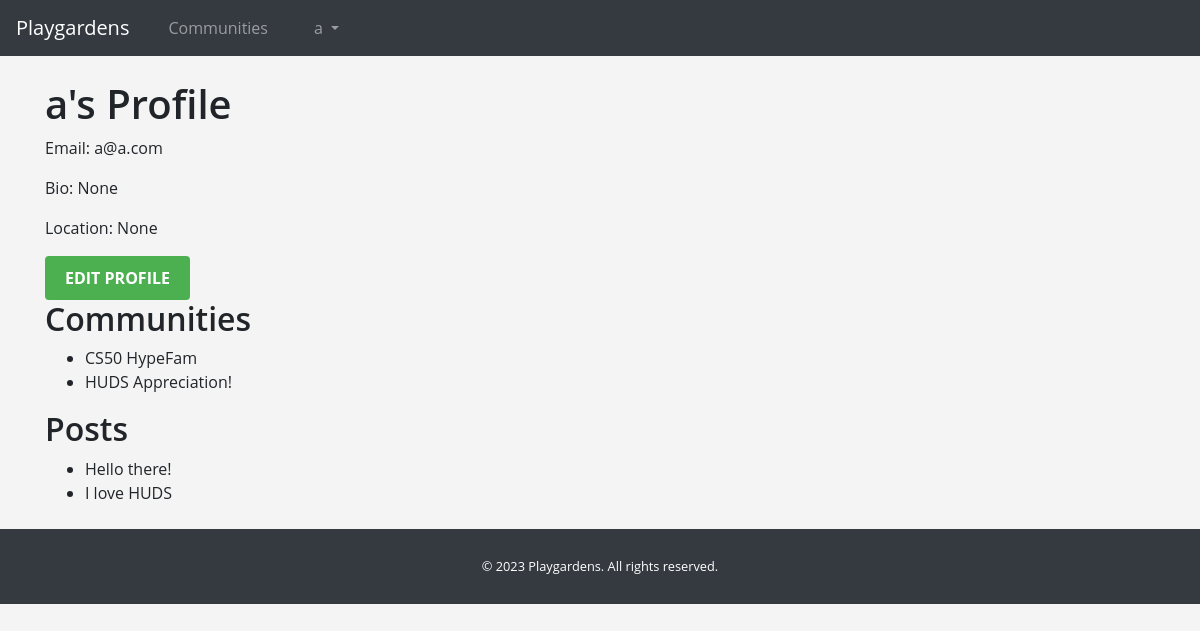
The app's page /profile (signed in) with its own data.
### models.py (models this page shows, shortened)
class User(db.Model):
    id = db.Column(db.Integer, primary_key=True)
    username = db.Column(db.String(80), unique=True, nullable=False)
    email = db.Column(db.String(120), unique=True, nullable=False)
    password_hash = db.Column(db.String(128))
    bio = db.Column(db.Text(), nullable=True)
    location = db.Column(db.String(100), nullable=True)

class Community(db.Model):
    id = db.Column(db.Integer, primary_key=True)
    name = db.Column(db.String(100), nullable=False, unique=True)
    description = db.Column(db.Text, nullable=False)
    posts = db.relationship('Post', backref='community', lazy=True)
    members = db.relationship('User', secondary=membership_table, backref='communities')

class Post(db.Model):
    id = db.Column(db.Integer, primary_key=True)
    title = db.Column(db.String(100), nullable=False)
    content = db.Column(db.Text, nullable=False)
    community_id = db.Column(db.Integer, db.ForeignKey('community.id'), nullable=False)
    author_id = db.Column(db.Integer, db.ForeignKey('user.id'), nullable=False)
    author = db.relationship('User', backref='posts')

### app.py (the view)
@app.route('/profile', methods=["GET"])
def profile():
    if 'user_id' not in session:
        flash('You must be logged in to view this page.', 'danger')
        return redirect(url_for('login'))
    user = User.query.get_or_404(session['user_id'])
    user_communities = Community.query.filter(Community.members.any(id=user.id)).all()
    user_posts = Post.query.filter_by(author_id=user.id).all()
    return render_template('profile.html', user=user, communities=user_communities, posts=user_posts)

### app.py (called while the page is built)
@app.before_request
def load_user():
    user_id = session.get('user_id')
    if user_id is not None:
        g.user = User.query.get(user_id)
    else:
        g.user = None

### templates/profile.html
{% extends "base.html" %}
{% block content %}
<div class="profile-container">
    <h1>{{ user.username }}'s Profile</h1>
    <p>Email: {{ user.email }}</p>
    <p>Bio: {{ user.bio }}</p>
    <p>Location: {{ user.location }}</p>
    <a href="{{ url_for('edit_profile') }}" class="btn btn-primary">Edit Profile</a>
    <h2>Communities</h2>
    <ul>
        {% for community in communities %}
            <li>{{ community.name }}</li>
        {% endfor %}
    </ul>
    <h2>Posts</h2>
    <ul>
        {% for post in posts %}
            <li>{{ post.title }}</li>
        {% endfor %}
    </ul>
</div>
{% endblock %}

### templates/base.html (shortened to what this page needs)
<!DOCTYPE html>
<html lang="en">
<head>
    <link rel="stylesheet" href="https://stackpath.bootstrapcdn.com/bootstrap/4.3.1/css/bootstrap.min.css">
    <link rel="stylesheet" href="{{ url_for('static', filename='css/style.css') }}">
</head>
<body>
    <nav class="navbar navbar-expand-lg navbar-dark bg-dark">
        <a class="navbar-brand" href="{{ url_for('home') }}">Playgardens</a>
        <div class="collapse navbar-collapse" id="navbarNav">
            <ul class="navbar-nav">
                <li class="nav-item">
                    <a class="nav-link" href="{{ url_for('communities') }}">Communities</a>
                </li>
                {% if session.user_id %}
                <li class="nav-item dropdown">
                  <a class="nav-link dropdown-toggle" href="#" id="navbarDropdown" role="button" data-toggle="dropdown">
                    {{ g.user.username if g.user else 'Profile' }}
                  </a>
                </li>
              {% endif %}
            </ul>
        </div>
    </nav>
    <div class="container mt-4">
        {% block content %}
        {% endblock %}
    </div>
    <footer class="footer bg-dark text-white mt-4">
        <div class="container text-center">
            <p class="my-2">© 2023 Playgardens. All rights reserved.</p>
        </div>
    </footer>
</body>
</html>

### static/css/style.css (style rules this page uses)
body { font-family: Arial, sans-serif; margin: 0; padding: 0; background-color: #f4f4f4; }
nav ul { list-style: none; padding: 0; }
nav ul li { display: inline; margin: 0 10px; }
nav ul li a { color: white; text-decoration: none; }
footer { text-align: center; padding: 20px 0; background-color: #333; color: white; }
nav ul { display: flex; justify-content: center; padding: 0; }
nav ul li { margin: 0 15px; }
nav ul li a { color: white; text-decoration: none; transition: color 0.3s; }
body { font-family: 'Open Sans', sans-serif; }
h1, h2, h3 { font-weight: 600; }
nav { position: sticky; top: 0; z-index: 10; background-color: #333; }
footer { background-color: #222; color: #ddd; padding: 20px; font-size: 0.8em; }
.btn-primary { background-color: #007bff; color: white; padding: 10px 15px; text-decoration: none; border-radius: 5px; }
.btn-primary, .btn-success, input[type="submit"] { background-color: #4CAF50; color: white; padding: 10px 20px; border: none; border-radius: 4px; cursor: pointer; text-transform: uppercase; font-weight: bold; transition: background-color 0.3s ease; }

### records on screen
User: user "a", username "a", email "a@a.com", bio "None", location "None"
Community: name "CS50 HypeFam"
Community: name "HUDS Appreciation!"
Post: title "Hello there!"
Post: title "I love HUDS"
